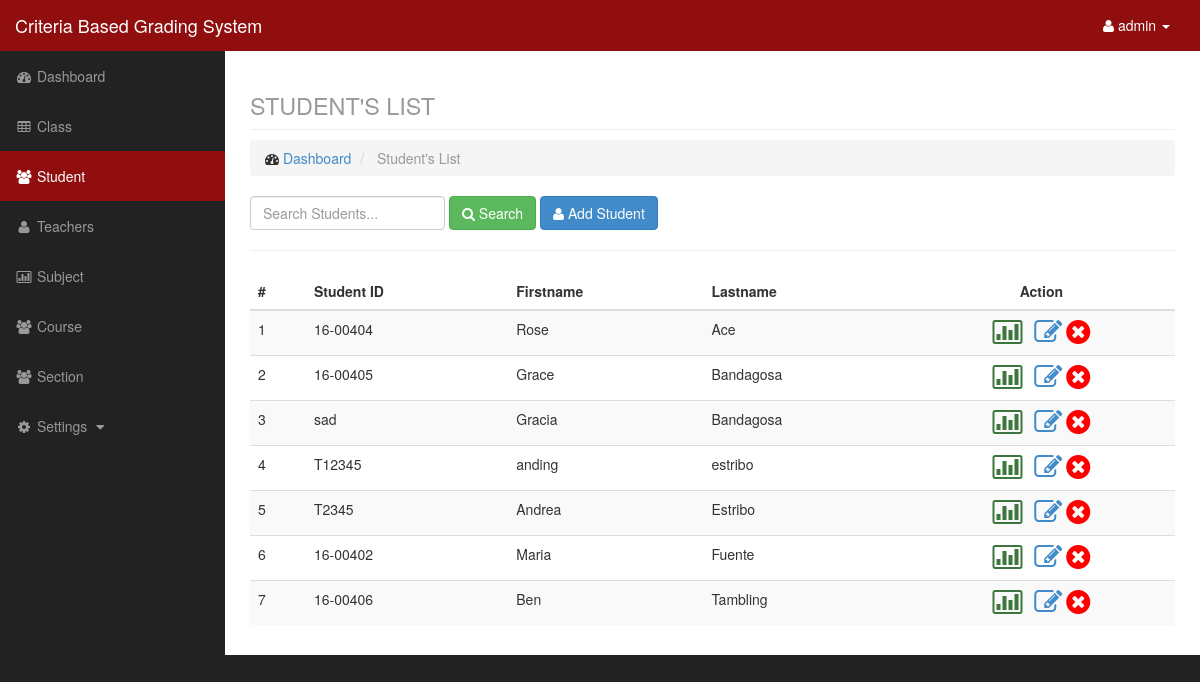
/admin/studentlist.php (signed in), run on the app's committed database.
### tables this page shows
CREATE TABLE `student` (
  `id` int(11) NOT NULL,
  `studid` varchar(50) NOT NULL,
  `fname` varchar(100) NOT NULL,
  `mname` varchar(50) NOT NULL,
  `lname` varchar(100) NOT NULL,
  `xname` varchar(20) NOT NULL
);

### admin/data/student_model.php (called while the page is built, shortened)
<?php
    $student = new Datastudent();
    class Datastudent {
        function getstudent($search){
            $q = "select * from student where studid like '%$search%' or fname like '%$search%' or lname like '%$search%' order by lname,fname,studid";
            $r = mysql_query($q);
            return $r;
        }
    }
?>

### admin/studentlist.php (the view, shortened to what this page needs)
<?php
    include('include/header.php');
    include('include/sidebar.php');
    include('data/student_model.php');
    $search = isset($_POST['search']) ? $_POST['search']: null;
    $student = $student->getstudent($search);
?>
<div id="page-wrapper">
    <div class="container-fluid">
        <div class="row">
            <div class="col-lg-12">
                <h1 class="page-header">
                    <small>STUDENT'S LIST</small>
                </h1>
                <ol class="breadcrumb">
                    <li>
                        <i class="fa fa-dashboard"></i> <a href="index.php">Dashboard</a>
                    </li>
                    <li class="active">
                        Student's List
                    </li>
                </ol>
            </div>
        </div>
        <div class="row">
            <div class="col-lg-12">
                <div class="form-inline form-padding">
                    <form action="studentlist.php" method="post">
                        <input type="text" class="form-control" name="search" placeholder="Search Students...">
                        <button type="submit" name="submitsearch" class="btn btn-success"><i class="fa fa-search"></i> Search</button>
                        <button type="button" class="btn btn-primary" data-toggle="modal" data-target="#addstudent"><i class="fa fa-user"></i> Add Student</button>
                    </form>
                </div>
            </div>
        </div>
        <hr />
        <div class="row">
            <div class="col-lg-12">
            </div>
			<div class="col-lg-12">
            </div>
        </div>
        <div class="row">
            <div class="col-lg-12">
                <div class="table-responsive">
                    <table class="table table-striped">
                        <thead>
                            <tr>
                                <th>#</th>
                                <th>Student ID</th>
                                <th>Firstname</th>
                                <th>Lastname</th>
                                <th class="text-center">Action</th>
                            </tr>
                        </thead>
                        <tbody>
                            <?php $c = 1; ?>
                            <?php while($row = mysql_fetch_array($student)): ?>
                                <tr>
                                    <td><?php echo $c;?></td>
                                    <td> <?php echo $row['studid'];?></td>
                                    <td><?php echo $row['fname'];?></td>
                                    <td><?php echo $row['lname'];?></td>
                                    <td class="text-center">
									 <a href="studentsubject.php?id=<?php echo $row['id'];?>" title="View Subject"><i class="fa fa-bar-chart-o fa-2x text-success"></i></a> &nbsp;
                                     <a href="edit.php?type=student&id=<?php echo $row['id']?>" title="update student"><i class="fa fa-edit fa-2x text-primary"></i></a>
									  <a href="data/data_model.php?q=delete&table=student&id=<?php echo $row['id']?>" title="Remove"><i class="fa fa-times-circle fa-2x text-danger confirmation"></i></a></td>
                                </tr>
                            <?php $c++; ?>
                            <?php endwhile; ?>
                        </tbody>
                    </table>
                </div>
            </div>
        </div>
    </div>
</div>
<?php include('include/footer.php'); ?>

### admin/include/header.php (shortened to what this page needs)
<!DOCTYPE html>
<html lang="en">
<head>
    <link href="../css/bootstrap.min.css" rel="stylesheet">
    <link href="../css/sb-admin.css" rel="stylesheet">
    <link href="../css/plugins/morris.css" rel="stylesheet">
    <link href="../css/font-awesome.min.css" rel="stylesheet" type="text/css">
</head>
<body>
    <div id="wrapper">
        <nav class="navbar navbar-inverse navbar-fixed-top" role="navigation">
            <div class="navbar-header">
                <a class="navbar-brand" href="index.php">Criteria Based Grading System</a>
            </div>
            <ul class="nav navbar-right top-nav">
                <li class="dropdown">
                    <a href="#" class="dropdown-toggle" data-toggle="dropdown"><i class="fa fa-user"></i> <?php echo $_SESSION['level']; ?> <b class="caret"></b></a>
                </li>
            </ul>

### admin/include/sidebar.php (shortened to what this page needs)
       <div class="collapse navbar-collapse navbar-ex1-collapse">
           <ul class="nav navbar-nav side-nav">
               <li class="active">
                   <a href="index.php"><i class="fa fa-fw fa-dashboard"></i> Dashboard</a>
               </li>
<li>
                   <a href="class.php"><i class="fa fa-fw fa-table"></i> Class</a>
               </li>
<li>
                   <a href="studentlist.php"><i class="fa fa-fw fa-users"></i> Student</a>
               </li>
  <li>
                   <a href="teacherlist.php"><i class="fa fa-fw fa-user"></i> Teachers</a>
               </li>
               <li>
                   <a href="subject.php"><i class="fa fa-fw fa-bar-chart-o"></i> Subject</a>
               </li>
               <li>
                   <a href="courselist.php"><i class="fa fa-fw fa-users"></i> Course</a>
               </li>
               <li>
                   <a href="sectionlist.php"><i class="fa fa-fw fa-users"></i> Section</a>
               </li>
               <li>
                   <a href="javascript:;" data-toggle="collapse" data-target="#setting"><i class="fa fa-fw fa-gear"></i> Settings <i class="fa fa-fw fa-caret-down"></i></a>
               </li>
           </ul>
       </div>
   </nav>

### admin/include/footer.php (shortened to what this page needs)
</div>
</body>
</html>

### css/sb-admin.css (style rules this page uses)
body { margin-top: 100px; background-color: #222; }
@media (min-width:768px) { body { margin-top: 50px; } }
#wrapper { padding-left: 0; }
#page-wrapper { width: 100%; padding: 0; background-color: #fff; }
@media (min-width:768px) { #wrapper { padding-left: 225px; } }
@media (min-width:768px) { #page-wrapper { padding: 10px; } }
.top-nav { padding: 0 15px; }
.top-nav>li { display: inline-block; float: left; }
.top-nav>li>a { padding-top: 15px; padding-bottom: 15px; line-height: 20px; color: #fff; }
@media (min-width:768px) { .side-nav { position: fixed; top: 51px; left: 225px; width: 225px; margin-left: -225px; border: none; border-radius: 0; overflow-y: auto; background-color: #222; height: 100% } }
@media (min-width:768px) { .side-nav>li>a { width: 225px; } }

### data on the page
student: studid "16-00404", fname "Rose", lname "Ace"
student: studid "16-00405", fname "Grace", lname "Bandagosa"
student: studid "sad", fname "Gracia", lname "Bandagosa"
student: studid "T12345", fname "anding", lname "estribo"
student: studid "T2345", fname "Andrea", lname "Estribo"
student: studid "16-00402", fname "Maria", lname "Fuente"
student: studid "16-00406", fname "Ben", lname "Tambling"

### other printed values
$_SESSION['level'] "admin"
